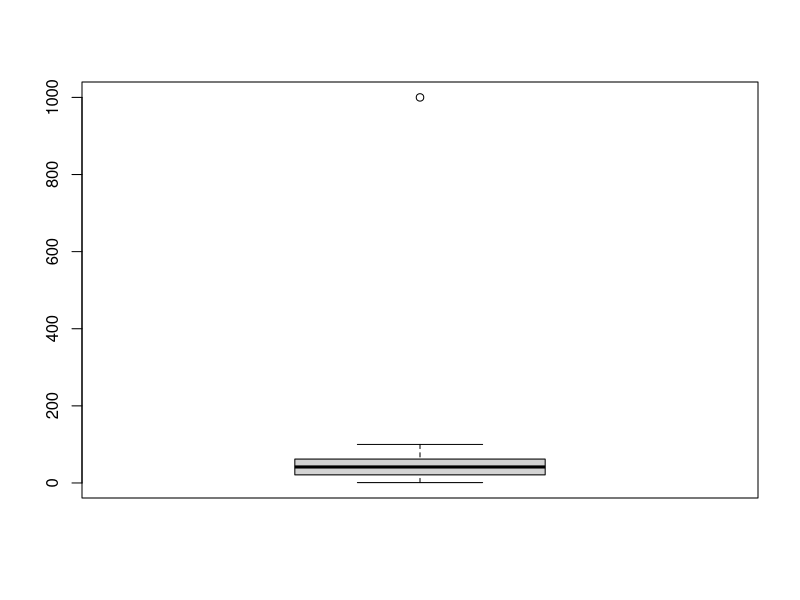
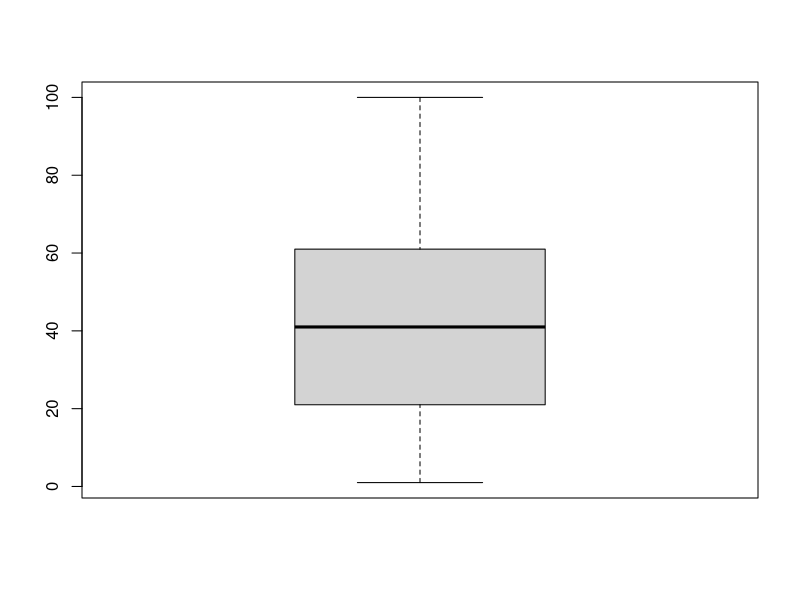

Here is the R script that generated these plots, in order:
#Outliers----

marks=c(1:80,100,1000)
marks2=c(1:80,100)

summary(marks)
summary(marks2)

boxplot(marks) #Box plot shows 1st quantile, median and 3rd quantile as a box
boxplot(marks2) #the value 1000 disintegrates the box plot, hence it is Outlier 
